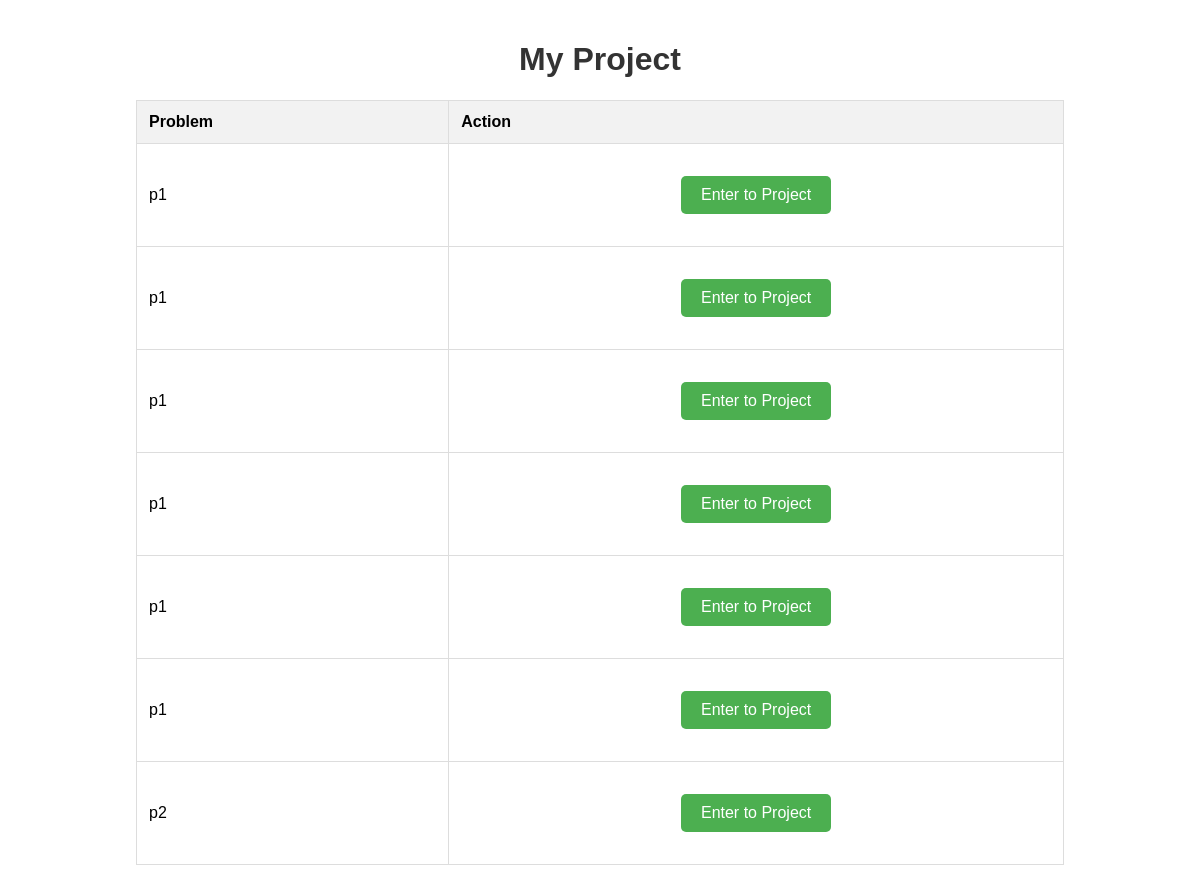
The app's page /myproject/, older data.
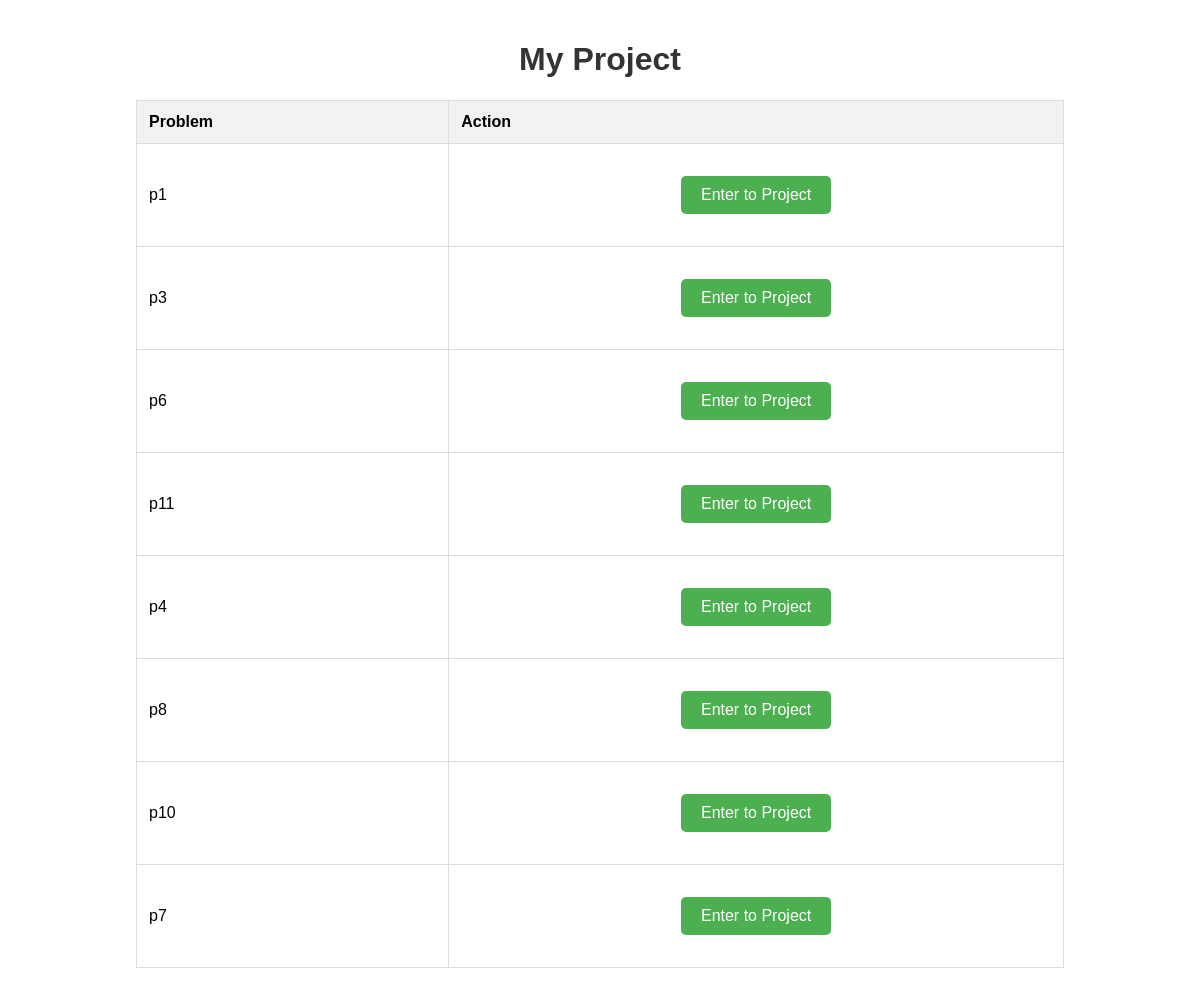
The same page, newer data.
### app1/models.py (models this page shows)
class MyProject(models.Model):
    problem = models.TextField()  # Corresponding values of the "Problem" column
    solution = models.TextField()
    current_status = models.CharField(max_length=100)
    works_left = models.CharField(max_length=100)
    timestamp = models.DateTimeField(auto_now_add=True)

### app1/views.py (the view)
# urls.py: path('myproject/', views.myproject_view, name='myproject'),
def myproject_view(request):
    myprojects = MyProject.objects.all()
    return render(request, 'myproject.html', {'myprojects': myprojects})

### templates/myproject.html (shortened to what this page needs)
<!DOCTYPE html>
<html lang="en">
<head>
</head>
<body>
<h1>My Project</h1>
<table>
    <thead>
        <tr>
            <th>Problem</th>
            <th>Action</th>
        </tr>
    </thead>
    <tbody>
        {% for project in myprojects %}
            <tr>
                <td>{{ project.problem }}</td>
                <td>
                    <form method="post" action="">
                        <button type="submit">Enter to Project</button>
                    </form>
                </td>
            </tr>
        {% endfor %}
    </tbody>
</table>
</body>
</html>

### templates/myproject.html (style rules this page uses)
body { font-family: Arial, sans-serif; margin: 0; padding: 20px; }
h1 { text-align: center; color: #333; }
table { width: 80%; margin: 20px auto; border-collapse: collapse; }
th, td { border: 1px solid #ddd; padding: 12px; text-align: left; }
th { background-color: #f2f2f2; }
button { display: block; margin: 20px auto; padding: 10px 20px; font-size: 16px; background-color: #4CAF50; color: white; border: none; border-radius: 5px; cursor: pointer; }

Row changes from the older to the newer data that the page shows:
removed MyProject: problem "p1"
removed MyProject: problem "p1"
removed MyProject: problem "p1"
removed MyProject: problem "p1"
removed MyProject: problem "p1"
removed MyProject: problem "p2"
added MyProject: problem "p3"
added MyProject: problem "p6"
added MyProject: problem "p11"
added MyProject: problem "p4"
added MyProject: problem "p8"
added MyProject: problem "p10"
added MyProject: problem "p7"
